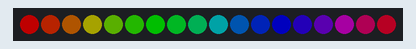
This sketch was run on a simulated Arduino Uno, built with avr-gcc and run on an emulated ATmega328P. Shown: 18 RGB LEDs in strip order, left to right. Dim RGB values are drawn brighter than linear.

Above: at 0.15 s.
At 9.82 s:
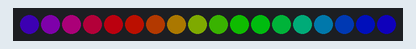
At 14.66 s:
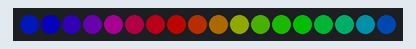
At 19.79 s:
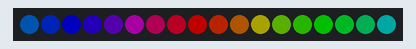
At 30.37 s:
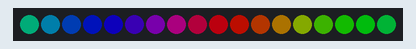
At 39.74 s:
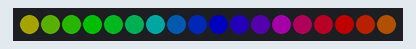

The sketch:

PIXEL_RainbowCycle.ino
```cpp
#include <Adafruit_NeoPixel.h>

#define PIXEL_PIN			6	// pin the pixels are connected to
#define PIXEL_COUNT			18	// how many pixels we have
#define PIXEL_BRIGHTNESS	80	// how bright to make the pixels (0-255)
#define SHORT_DELAY			20	// a small amount of time to wait for rainbows [ms]
#define LONG_DELAY			50	// time to wait for other effects [ms]

Adafruit_NeoPixel strip = Adafruit_NeoPixel(PIXEL_COUNT, PIXEL_PIN, NEO_GRB + NEO_KHZ800);

void setup()
{
	strip.begin();

	strip.setBrightness(PIXEL_BRIGHTNESS);

	strip.show();
}

void loop()
{
	rainbowCycle();
}

// Slightly different, this makes the rainbow equally distributed throughout.
void rainbowCycle()
{
	uint16_t i;
	uint16_t j;
	uint32_t color;

	// 5 cycles of all colors on wheel
	for (j = 0; j < 256 * 5; j++)
	{
		// For each pixel...
		for (i = 0; i < strip.numPixels(); i++)
		{
			// Pick a new color.
			color = Wheel(((i * 256 / strip.numPixels()) + j) & 255);

			// Set the pixel to the new color.
			strip.setPixelColor(i, color);
		}

		// Update the pixels.
		strip.show();

		// Pause (briefly) for effect.
		delay(SHORT_DELAY);
	}
}

// Input a value 0 to 255 to get a color value.
// The colours are a transition r - g - b - back to r.
uint32_t Wheel(byte WheelPos)
{
	WheelPos = 255 - WheelPos;

	if (WheelPos < 85)
	{
		return strip.Color(255 - WheelPos * 3, 0, WheelPos * 3);
	}

	if (WheelPos < 170)
	{
		WheelPos -= 85;

		return strip.Color(0, WheelPos * 3, 255 - WheelPos * 3);
	}

	WheelPos -= 170;

	return strip.Color(WheelPos * 3, 255 - WheelPos * 3, 0);
}
```
